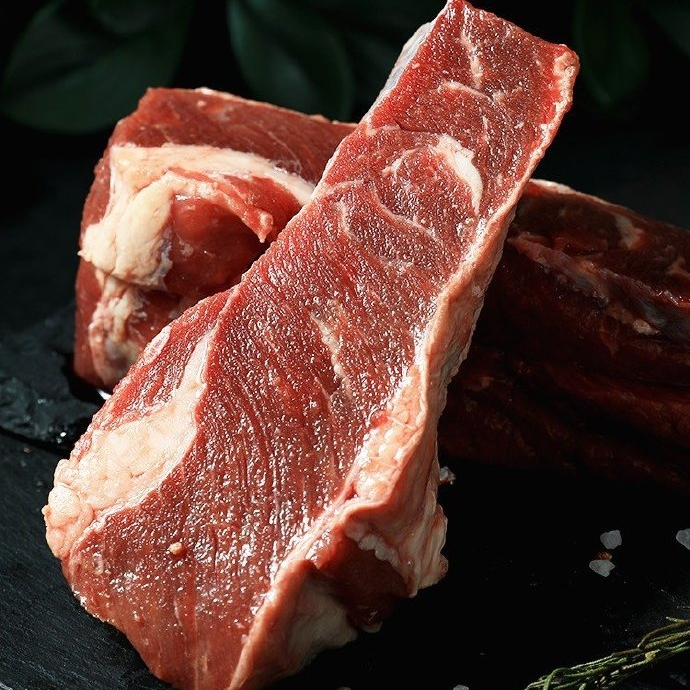
#> input picture 作业/Python程序设计/实验五/sample.jpg, 690 x 690 px
$ python 8.py
#> lines starting #> are read from the running program, lines starting #| are printed output that depends on the picture
import numpy as np
from PIL import Image

def GuassAverageMaskProcessing(pixels):
    Mask=[1,2,1,
          2,4,2,
          1,2,1]#权重
    mid=np.array(pixels)#用于保存处理后的图像
    Total=16#权重和
    k=1
    for i in range(k,690-k):
        for j in range(k,690-k):#遍历
            tmp=0
            for m in range(-k,k+1):
                for n in range(-k,k+1):
                    tmp=tmp+(int(pixels[i+m][j+n])*Mask[(m+k)*3+(n+k)])
            mid[i][j]=(tmp//Total)#求均值后修改该点像素
    mid=np.reshape(mid,(690,690))
    result=Image.fromarray(mid)
    result.save('GuassProcessed.png')#保存图像

image=Image.open('sample.jpg')
#> image is the input picture: PIL image 690x690 RGB; mean R, G, B 91, 58.1, 50
pixels=np.array(image.convert('L'))
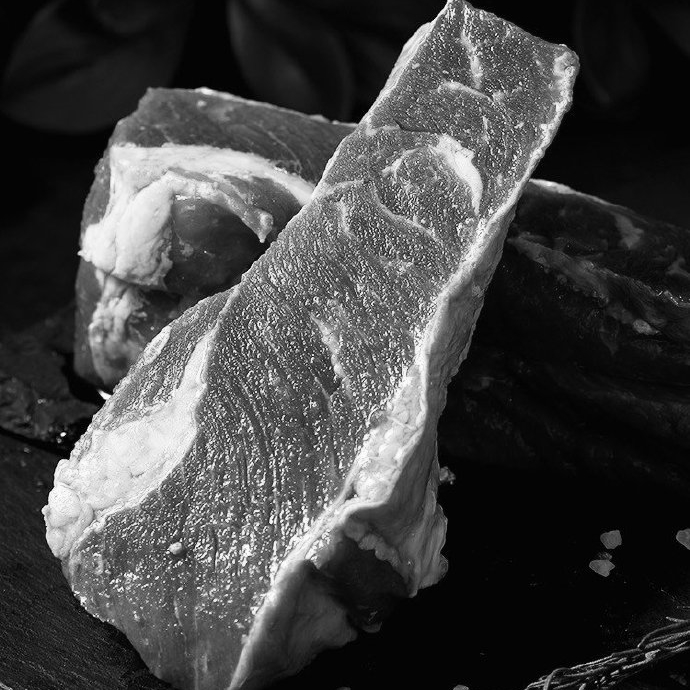
#> pixels: shape (690, 690); min 0, max 254, mean 67.1
result=Image.fromarray(pixels)
result.save('img_gray.png')

result=Image.fromarray(pixels[0:int(len(pixels)/2):])
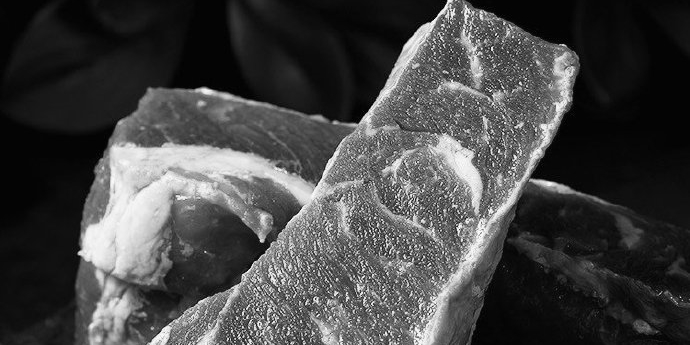
#> result: PIL image 690x345 L; min 0, max 254, mean 69.2
result.save('img_crop.png')

for i in range(690):
    for j in range(690//2):
        tmp=pixels[i][j]
        pixels[i][j]=pixels[i][689-j]
        pixels[i][689-j]=tmp
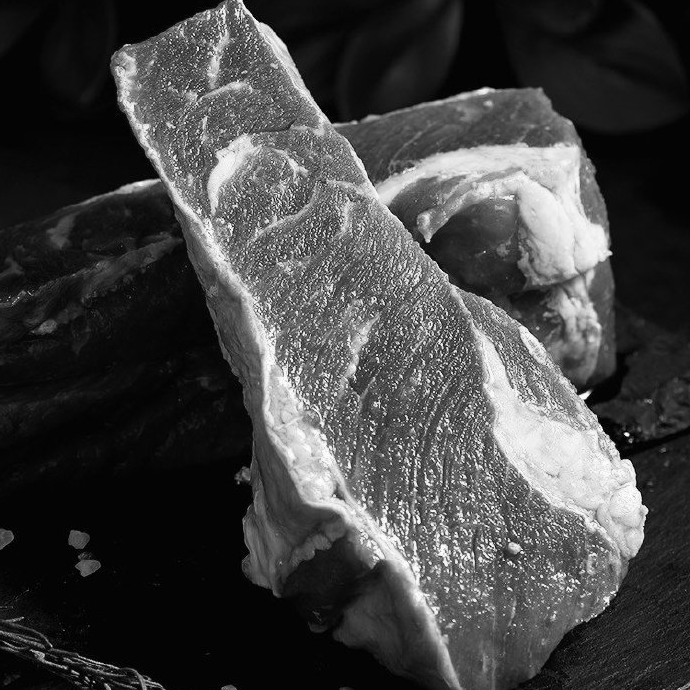
#> pixels: shape (690, 690); min 0, max 254, mean 67.1
result=Image.fromarray(pixels)
result.save('img_flip_vert.png')

GuassAverageMaskProcessing(pixels)
#高斯模糊
